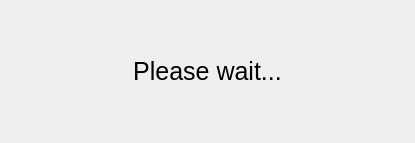
<?xml version="1.0" encoding="UTF-8"?>
<ui version="4.0">
 <class>StreamElementsPleaseWaitWindow</class>
 <widget class="QDialog" name="StreamElementsPleaseWaitWindow">
  <property name="geometry">
   <rect>
    <x>0</x>
    <y>0</y>
    <width>415</width>
    <height>143</height>
   </rect>
  </property>
  <property name="windowTitle">
   <string>Form</string>
  </property>
  <widget class="QLabel" name="label">
   <property name="geometry">
    <rect>
     <x>0</x>
     <y>0</y>
     <width>415</width>
     <height>143</height>
    </rect>
   </property>
   <property name="sizePolicy">
    <sizepolicy hsizetype="Expanding" vsizetype="Expanding">
     <horstretch>0</horstretch>
     <verstretch>0</verstretch>
    </sizepolicy>
   </property>
   <property name="minimumSize">
    <size>
     <width>200</width>
     <height>100</height>
    </size>
   </property>
   <property name="font">
    <font>
     <pointsize>19</pointsize>
     <weight>50</weight>
     <bold>false</bold>
     <kerning>true</kerning>
    </font>
   </property>
   <property name="cursor">
    <cursorShape>WaitCursor</cursorShape>
   </property>
   <property name="contextMenuPolicy">
    <enum>Qt::NoContextMenu</enum>
   </property>
   <property name="text">
    <string>Please wait...</string>
   </property>
   <property name="alignment">
    <set>Qt::AlignCenter</set>
   </property>
  </widget>
 </widget>
 <resources/>
 <connections/>
</ui>
